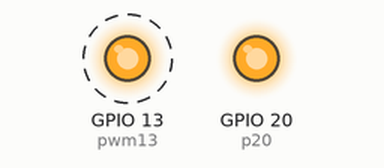
A program run on a simulated Raspberry Pi (BCM pin numbers). Parts: output pins drawn as LEDs (lit = HIGH). Dashed ring = blinking.

Above: at 0.15 s.
Timing chart, 0 to 3.0 s (numbered marks = the images above):
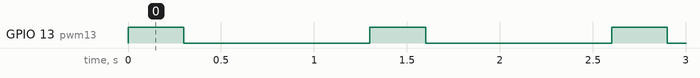

The program:

LGPIO_demo.py
```python
from gpiozero.pins.lgpio import LGPIOFactory
from gpiozero import PWMOutputDevice, DigitalOutputDevice
from gpiozero.pins.rpigpio import RPiGPIOFactory

import time
from signal import pause

factory = RPiGPIOFactory()

p20 = DigitalOutputDevice(20, pin_factory=factory)
p20.on()


frequency = 50
duty = 50


pwm13 = DigitalOutputDevice(13,pin_factory=factory)

while True:
    pwm13.on()
    time.sleep(0.3)
    pwm13.off()
    time.sleep(1)
```

Measured:
- by itself, GPIO 13 (pwm13): alternates HIGH for 0.30 s and LOW for 1.0 s
